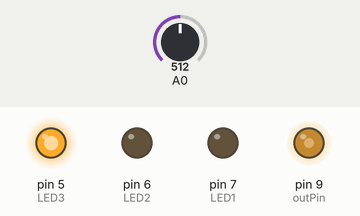
Recording of a sketch running on a simulated Arduino Uno, built with avr-gcc and run on an emulated ATmega328P. On the bench: output pins drawn as LEDs (lit = HIGH). Inputs (shaded band) come from the test bench; at power-on: A0 = 512. What the sketch prints to the serial monitor is not drawn.

Above: at 2.8 s.
2.9 s: A0 set to 716
At 3.3 s:
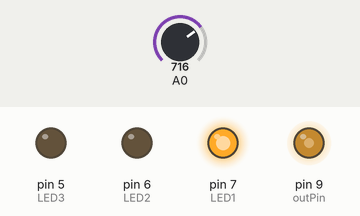
4.9 s: A0 set to 900
At 6.6 s:
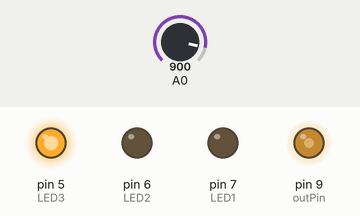
Timing chart, 0 to 8.1 s (numbered marks = the images above; inputs shaded):
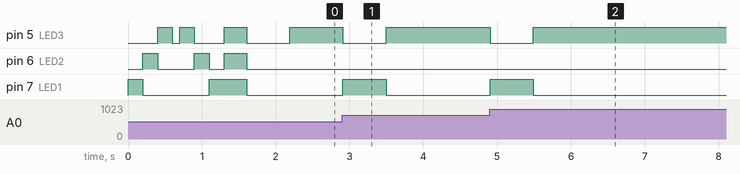

Measured:
- after the input at 2.9 s, pin 5 (LED3): HIGH → LOW at once, → HIGH 0.59 s later; pin 7 (LED1): LOW → HIGH at once, → LOW 0.59 s later
- after the input at 4.9 s, pin 5 (LED3): HIGH → LOW at once, → HIGH 0.59 s later; pin 7 (LED1): LOW → HIGH at once, → LOW 0.59 s later

The sketch:

Code_SmartPatate.ino
```cpp
//****************************************************************************************
// PWM Générateur de signal carré
// VLO 2013-2014
//****************************************************************************************

int GetCas(); //Prototypes des différentes fonctions
void pushValue(int value);
int* CopyThenBubbleSort(int* toCopy);
void setFrequency(float frequency);


const int outPin = 9; // Code de la sortie
const float maxFreq = 16000000; //Fréquence maximale supportée par l'arduino (16MHz)

const int LED1 = 7;
const int LED2 = 6;
const int LED3 = 5;

const int width = 100; //nombre de valeur analysées

int* values;

void setup()
{

  Serial.begin(115200); //Pour envoyer les valeurs du pin A0

  pinMode(outPin,OUTPUT);        //Configure les pins en sorties
  pinMode(LED1,OUTPUT);
  pinMode(LED2,OUTPUT);
  pinMode(LED3,OUTPUT);

  values = new int[width];


  setFrequency(350000); //génère un signal carré

  //consignes de test
  //Serial.println();
  //Serial.println(ICR1);
  //Serial.println(TCCR1B);

  digitalWrite(LED1,HIGH);
  delay (200);
  digitalWrite(LED1,LOW);
  digitalWrite(LED2,HIGH);
  delay (200);
  digitalWrite(LED2,LOW);
  digitalWrite(LED3,HIGH);
  delay (200);
  digitalWrite(LED3,LOW);
  delay (100);
  digitalWrite(LED3,HIGH);
  delay (200);
  digitalWrite(LED3,LOW);
  digitalWrite(LED2,HIGH);
  delay (200);
  digitalWrite(LED2,LOW);
  digitalWrite(LED1,HIGH);
  delay (200);
  digitalWrite(LED1,LOW);
  digitalWrite(LED1,HIGH);
  digitalWrite(LED2,HIGH);
  digitalWrite(LED3,HIGH);
  delay (300);
}

void loop()
{


  int val = analogRead(0);

  pushValue(val);

  int cas = GetCas();

  switch(cas)
  {
    case 1: // 1 doigt
    digitalWrite(LED1,HIGH);
    digitalWrite(LED2,LOW);
    digitalWrite(LED3,LOW);
    break;

    case 2: // 2 doigts
    digitalWrite(LED1,LOW);
    digitalWrite(LED2,HIGH);
    digitalWrite(LED3,LOW);
    break;


    case 3: // main
    digitalWrite(LED1,LOW);
    digitalWrite(LED2,LOW);
    digitalWrite(LED3,HIGH);
    break;


    default:
    digitalWrite(LED1,LOW);
    digitalWrite(LED2,LOW);
    digitalWrite(LED3,LOW);
    break;
  }


  Serial.write( 0xff );
  Serial.write( (val >> 8) & 0xff );
  Serial.write( val & 0xff );

}

//Règle la fréquence (Hz)
//Fréquence minimale: 0.24 Hz
//Fréquence maximale : 8MHz
void setFrequency(float frequency)
{

  if(frequency >=0.24 || frequency <=8000000)
  {

    TCCR1A=0b10000010;        // Règle la fréquence du générateur au mode 14 (PWM rapide)
    //WGM11 = 1, COM1A1 = 1


    unsigned int v=0;
    int indscale=0;
    float prescale[] = {1.0,8.0,64.0,256.0,1024.0};
    float period=1/frequency;

    while(v==0)
    {
      float curfreq=maxFreq/prescale[indscale];
      float tickperiod=1/curfreq;
      float nbtick=period/tickperiod;

      if(nbtick>65535)
      {
        indscale=indscale+1;
      }
      else
      {
        v=nbtick;
      }

    }

    int c=prescale[indscale];

     switch (c) {

         case 1: TCCR1B=0b00011001; break;
         case 8: TCCR1B=0b00011010; break;
         case 64: TCCR1B=0b00011011; break;
         case 256: TCCR1B=0b00011100; break;
         case 1024: TCCR1B=0b00011101; break;
         default: TCCR1B=0b00011000;
     }

    //WGM12 = 1, WGM13 = 1

    //trois dernier bit de TCCR1B:              CS12   CS11   CS10
    // 0: pas d'horloge (le décompte est stoppé)  0      0      0
    // horloge/1: aucun préréglages               0      0      1
    // horloge/8                                  0      1      0
    // horloge/64                                 0      1      1
    // horloge/256                                1      0      0
    // horloge/1024                               1      0      1


    ICR1=v; //durée de la pulsation = ICR1 valeur x temps par tick du compteur.

    //Pour 16Mhz (Fréquence de la puce)
    //Préréglages     Temps par tick du compteur
    //1	                       0.0625 uS
    //8	                         0.5 uS
    //64	                        4 uS
    //256                       	16 uS
    //1024	                      64uS

    OCR1A=v/2; //Registre de comparaison en sortie //état faible

  }


}


int GetCas()
{
  int* trier = CopyThenBubbleSort(values); //tri du tableau
  int crete = trier[width-1] - trier[0];
  delete trier;

 if(crete < ((1.70 * 1023.0) / 5))
    if(crete < ((0.70 * 1023.0) / 5))
        if(crete < ((0.61 * 1023.0) / 5))
          return 3;
        else
        return 2;
    else
    return 1;
  else
  return 0;


}


void pushValue(int value)
{
  for (int i=0; i<width-1; i++)
    values[i] = values[i+1];
  values[width-1] = value;
}


int* CopyThenBubbleSort(int* toCopy)
{
  int *tab = new int[width];
    for(int i = 0; i<width ; i++)
    {
       tab[i] = toCopy[i];
    }

  int temp;
  for(int i = width-1; i>0; i--)
  {
      for(int j = 0; j<=i-1; j++)
      {
         if(tab[j+1] < tab[j])
         {
          temp = tab[j];
          tab[j] = tab[j+1];
          tab[j+1] = temp;

          }

        }

  }

  return tab;
}
```
